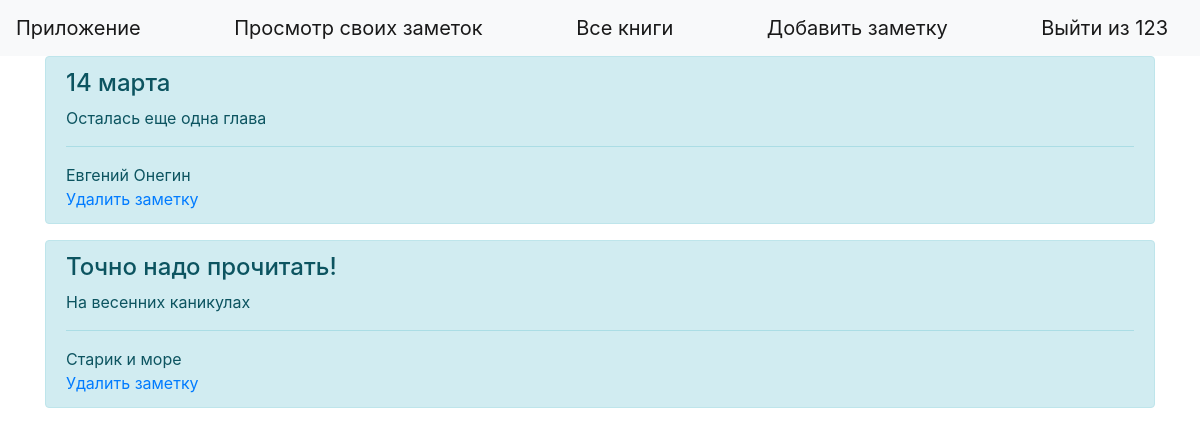
Page /index/ (signed in) on the committed database.
### tables this page shows
CREATE TABLE "news" (
	"id"	INTEGER PRIMARY KEY AUTOINCREMENT,
	"book"	VARCHAR(50),
	"title"	VARCHAR(100),
	"content"	VARCHAR(1000),
	"user_id"	INTEGER
);

### main.py (the view)
@app.route('/')
@app.route('/index/', methods=['POST', 'GET'])
def index():
    if request.method == 'GET':
        form = cgi.FieldStorage()
        if 'username' not in session or not flag_perm and not session.permanent:
            if "username" in session:
                return redirect("/logout")
            return redirect('/login')
        news = NewsModel(db.get_connection()).get_all(session['user_id'])
        user_model = UsersModel(db.get_connection())
        all_news = NewsModel(db.get_connection()).get_all()
        all_users = user_model.get_all()
        if session['username'] in admins:
            return render_template('index.html', news=reversed(all_news),
                                   admins=admins, username=session['username'], all_users=all_users,
                                   adm_n=news)
        return render_template('index.html', username=session['username'], news=reversed(news), admins=admins)

### db.py (called while the page is built)
    def get_connection(self):
        return self.conn

### news_model.py (called while the page is built)
    def get_all(self, user_id=None):
        cursor = self.connection.cursor()
        if user_id:
            cursor.execute("SELECT * FROM news WHERE user_id = ?",
                           (str(user_id),))
        else:
            cursor.execute("SELECT * FROM news")
        rows = cursor.fetchall()
        return rows

### users_model.py (called while the page is built)
    def get_all(self):
        cursor = self.connection.cursor()
        cursor.execute("SELECT * FROM users")
        rows = cursor.fetchall()
        return rows

### templates/index.html
{% extends "base.html" %}
{% block content %}
{% if username in admins %}
    {% for item in news %}
{% if item in adm_n %}
<div class="alert alert-info" role="alert">
            <h4 class="alert-heading">{{item[2]}}</h4>
            <p>{{item[3]}}</p>
        <h6 style="color:blue">Своя новость</h6>
              <hr>
            <p class="mb-0">{{item[1]}}</p>
            <a href="/delete_news/{{item[0]}}">Удалить заметку</a>
        </div>
    {% else %}
    <div class="alert alert-info" role="alert">
            <h4 class="alert-heading">{{item[2]}}</h4>
            <p>{{item[3]}}</p>
    <h6 style="color:blue">USER ID: {{item[4]}} </h6>
              <hr>
            <p class="mb-0">{{item[1]}}</p>
            <a href="/delete_news/{{item[0]}}">Удалить заметку</a>
        </div>
{% endif %}
    {% endfor %}
{% else %}
    {% for item in news %}
        <div class="alert alert-info" role="alert">
            <h4 class="alert-heading">{{item[2]}}</h4>
             <p>{{item[3]}}</p>
              <hr>
             <p class="mb-0">{{item[1]}}</p>
            <a href="/delete_news/{{item[0]}}">Удалить заметку</a>
        </div>
    {% endfor %}
{% endif %}
{% endblock %}

### rows in the picture
news: title "14 марта", content "Осталась еще одна глава", book "Евгений Онегин"
news: title "Точно надо прочитать!", content "На весенних каникулах", book "Старик и море"

### other values in the picture
{{ session['username'] }} "123"
